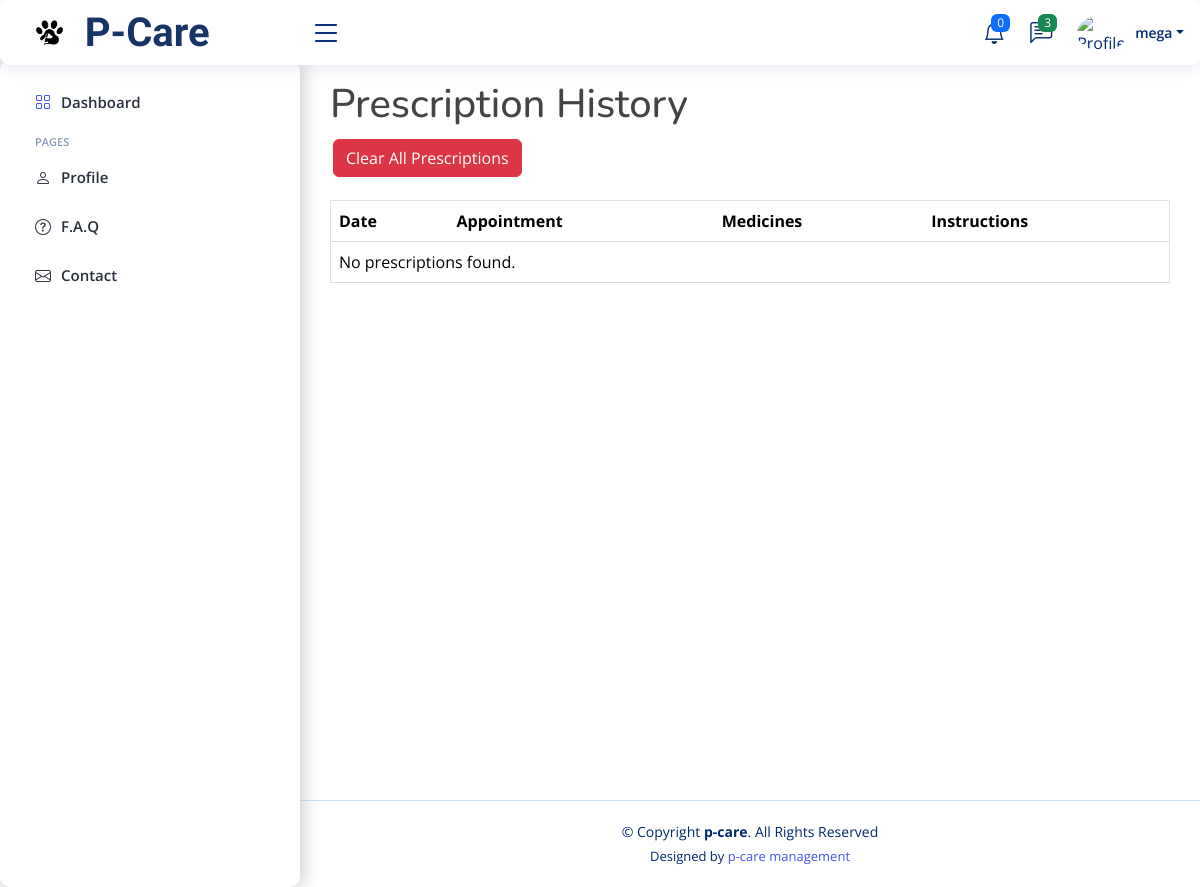
Before: /prescription_history/ (signed in) with the older database file.
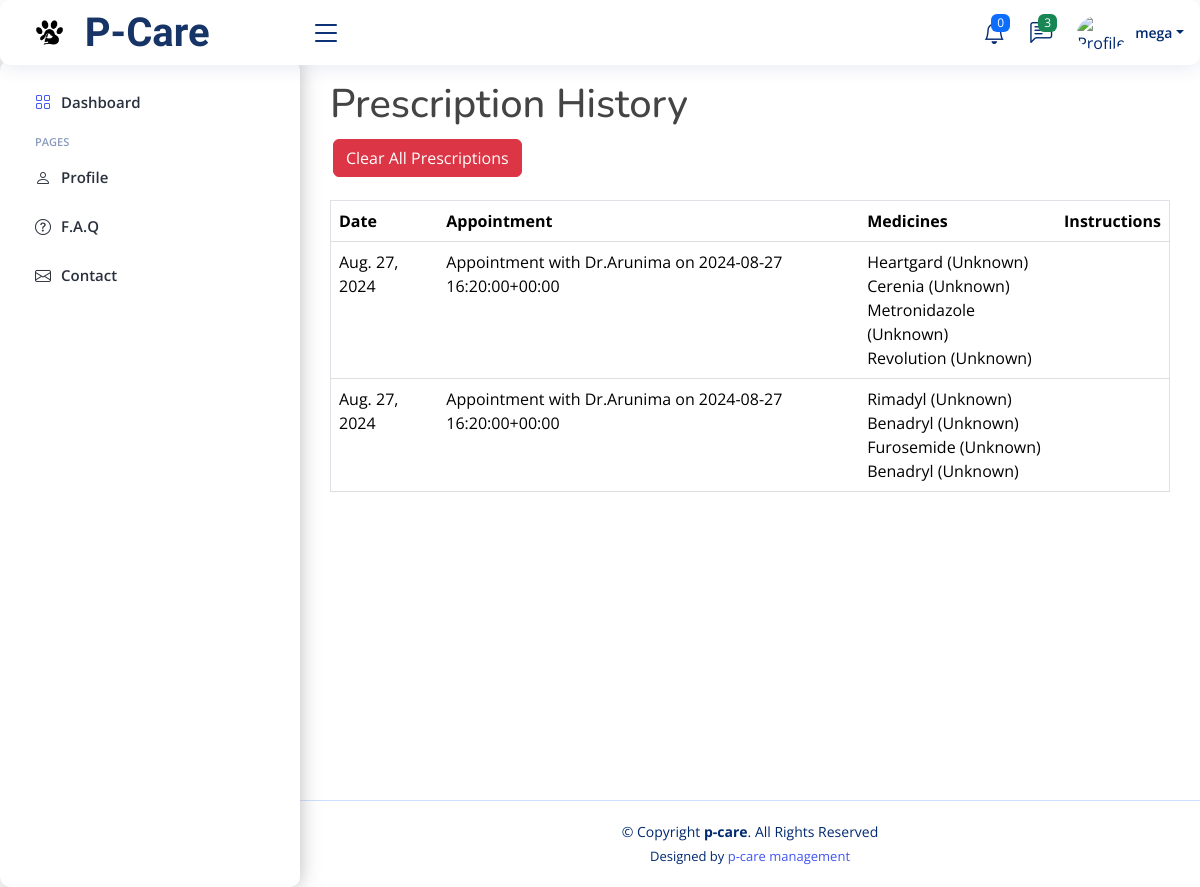
After: the same page with the newer database file.
### doctor/models.py (models this page shows, shortened)
class Prescription(models.Model):
    appointment = models.ForeignKey('user.Appointment', on_delete=models.CASCADE)
    date = models.DateField()
    medicine = models.ForeignKey(Medicine, on_delete=models.CASCADE, null=True, related_name='prescriptions')
    dosage = models.CharField(max_length=255)
    hospital = models.ForeignKey('Hospital', on_delete=models.CASCADE, related_name='prescriptions', default=1)

class Hospital(models.Model):
    user = models.OneToOneField(User, on_delete=models.CASCADE)
    hospital_name = models.CharField(max_length=255, default='general clinic')
    name = models.CharField(max_length=255)
    created_at = models.DateTimeField(auto_now_add=True)
    updated_at = models.DateTimeField(auto_now=True)
    address = models.TextField()
    def __str__(self):
        return self.name

class Medicine(models.Model):
    name = models.CharField(max_length=255)
    dosage = models.CharField(max_length=255, default='Unknown')
    description = models.TextField(blank=True, null=True)
    prescription = models.ForeignKey('Prescription', on_delete=models.CASCADE, related_name='medicines', null=True)

### user/models.py (models this page shows)
class Appointment(models.Model):
    user = models.ForeignKey(User, on_delete=models.CASCADE)
    pet_profile = models.ForeignKey('user.PetProfile', on_delete=models.CASCADE, default=1)  # Set default here
    name = models.CharField(max_length=100)
    email = models.EmailField()
    phone = models.CharField(max_length=15)
    treatment_type = models.CharField(max_length=20, choices=TREATMENT_CHOICES)
    hospital = models.ForeignKey('doctor.Hospital', on_delete=models.CASCADE)
    notes = models.TextField(blank=True, null=True)
    scheduled_date = models.DateTimeField(default=timezone.now)
    sent_date = models.DateField(default=timezone.now)
    accepted = models.BooleanField(default=False)
    accepted_date = models.DateField(auto_now_add=False, null=True, blank=True)
    def __str__(self):
       return f'Appointment with {self.hospital} on {self.scheduled_date}'
    class Meta:
        ordering = ["-sent_date"]

### user/views.py (the view)
# urls.py: path('prescription_history/', prescription_history, name='prescription_history'),
@login_required
def prescription_history(request):
    prescriptions = Prescription.objects.filter(appointment__user=request.user).order_by('-date')
    return render(request, 'prescription_history.html', {'prescriptions': prescriptions})

### user/templates/prescription_history.html (shortened to what this page needs)
{% extends "base.html" %}
{% load static %}
{% block maincss %}
<link href="{% static 'css/treatment.css' %}" rel="stylesheet">
<link href="{% static '/css/animation.css' %}" rel="stylesheet">
{% endblock %}
{% block content %}
<h1>Prescription History</h1>
<form action="{% url 'clear_prescriptions' %}" method="post" style="margin-bottom: 20px;">
    <button type="submit" class="btn btn-danger slide-down">Clear All Prescriptions</button>
</form>
<table class="table">
    <thead>
        <tr>
            <th>Date</th>
            <th>Appointment</th>
            <th>Medicines</th>
            <th>Instructions</th>
        </tr>
    </thead>
    <tbody>
        {% for prescription in prescriptions %}
        <tr>
            <td>{{ prescription.date }}</td>
            <td>{{ prescription.appointment }}</td>
            <td>
                {% for medicine in prescription.medicines.all %}
                    {{ medicine.name }} ({{ medicine.dosage }})<br>
                {% endfor %}
            </td>
            <td>{{ prescription.instructions }}</td>
        </tr>
        {% empty %}
        <tr>
            <td colspan="4">No prescriptions found.</td>
        </tr>
        {% endfor %}
    </tbody>
</table>
{% endblock %}

Changed rows visible on the page:
added Prescription: date "Aug. 27, 2024", appointment "Appointment with Dr.Arunima on 2024-08-27 16:20:00+00:00"
added Medicine: name "Heartgard", dosage "Unknown", shown under "Aug. 27, 2024"
added Medicine: name "Cerenia", dosage "Unknown", shown under "Aug. 27, 2024"
added Medicine: name "Metronidazole", dosage "Unknown", shown under "Aug. 27, 2024"
added Medicine: name "Revolution", dosage "Unknown", shown under "Aug. 27, 2024"
added Prescription: date "Aug. 27, 2024", appointment "Appointment with Dr.Arunima on 2024-08-27 16:20:00+00:00"
added Medicine: name "Rimadyl", dosage "Unknown", shown under "Aug. 27, 2024"
added Medicine: name "Benadryl", dosage "Unknown", shown under "Aug. 27, 2024"
added Medicine: name "Furosemide", dosage "Unknown", shown under "Aug. 27, 2024"
added Medicine: name "Benadryl", dosage "Unknown", shown under "Aug. 27, 2024"
Other visible differences:
text no longer shown: "No prescriptions found."
